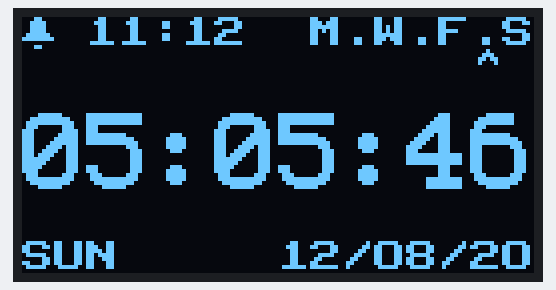
A sketch run on a simulated Arduino Uno, built with avr-gcc and run on an emulated ATmega328P. On the bench: 128×64 one-colour display.

Above: at 0.4 s.
At 4.8 s:
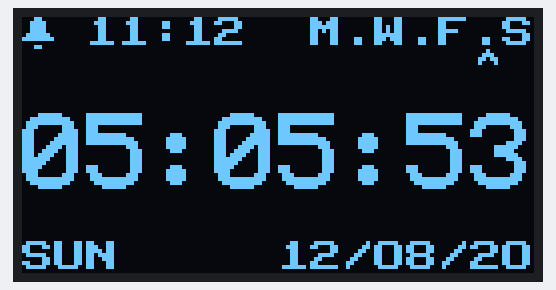
At 9.8 s:
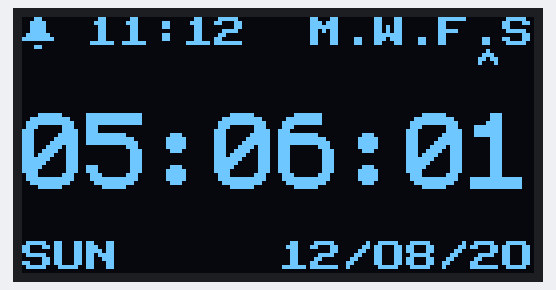
At 19.9 s:
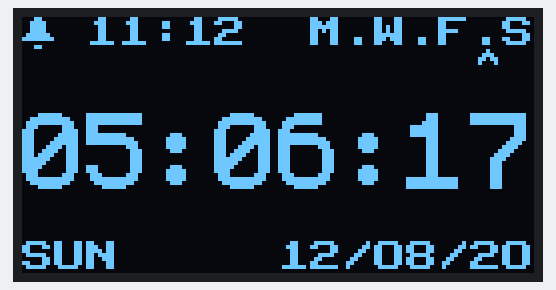
At 29.3 s:
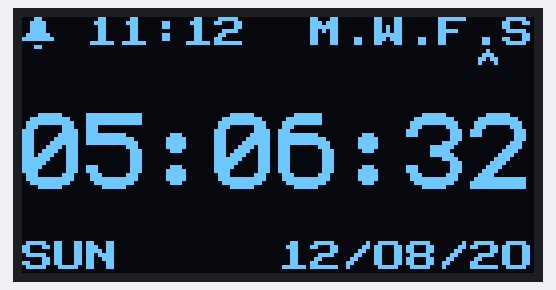
At 39.4 s:
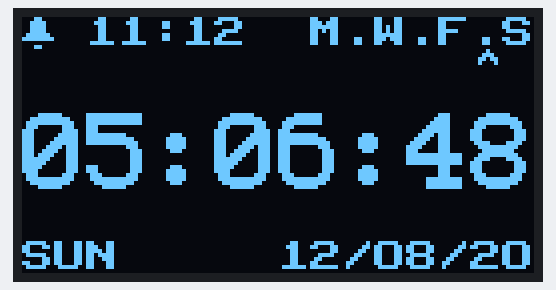

Measured:
- what the display in image 0 shows lasts 0.5 s, from 0.4 s to 0.9 s

The sketch:

Clock.ino
```cpp
#include <Arduino.h>

//Own code
#include "Time.h"
#include "Alarm.h"
#include "Display.h"

Time clk;
Alarm alm;
Display disp;

void setup(void) {}

void loop(void)
{
  //u8x8.clearDisplay();

  //u8x8.setPowerSave(0);

  clk.update_time();

  // Alarm indication
  disp.print_alarm(alm.alarms, clk.datetime);

  // Main clock
  disp.print_clock(clk.datetime);
  disp.print_date(clk.datetime);

  delay(300);
}
```

Alarm.cpp
```cpp
#include "Alarm.h"

Alarm::Alarm(void) {
#ifdef _DEBUG_POPULATE_ALARM_LIST
  this->alarms[ALM_MONDAY]    = { 1,  2,  true };
  this->alarms[ALM_TUESDAY]   = { 3,  4,  false };
  this->alarms[ALM_WEDNESDAY] = { 5,  6,  true };
  this->alarms[ALM_THURSDAY]  = { 7,  8,  false };
  this->alarms[ALM_FRIDAY]    = { 9,  10, true };
  this->alarms[ALM_SATURDAY]  = { 11, 12, false };
  this->alarms[ALM_SUNDAY]    = { 13, 14, true };
#endif
}

// Returns the index of the next enabled alarm based on the given DateTime.
// Returns -1 (underflow) if there is no next enabled alarm.
byte Alarm::next_alarm(DateTime dt) {
  byte dow = Time::get_dow(dt);
  byte index = dow;
  byte i = 0;
  for (i; i<ALM_ENTRIES; i++) {
    index = i + dow % ALM_ENTRIES;

    // Only looking for enabled alarms
    if (! this->alarms[index].enabled) continue;

    //https://arduino.stackexchange.com/questions/44585/what-is-causing-this-narrowing-conversion-warning
    byte alarmdt[] = {dt[DT_YEAR], dt[DT_MONTH], (byte)(dt[DT_DAY] + i),
                      this->alarms[index].hour, this->alarms[index].minute, 0};
    if (Time::dtcmp(alarmdt, dt) >= 0) break;
  }
  if (i == 8) return -1; // underflow on "error"
  return index;
}
```

Alarm.h
```cpp
#ifndef _ALARM_H_GUARD_20200810_
#define _ALARM_H_GUARD_20200810_

#include <Arduino.h>
#include "Time.h"

//Debug and development
#define _DEBUG_POPULATE_ALARM_LIST // Create some entries to test the alarm functionality.

#define ALM_MONDAY    0
#define ALM_TUESDAY   1
#define ALM_WEDNESDAY 2
#define ALM_THURSDAY  3
#define ALM_FRIDAY    4
#define ALM_SATURDAY  5
#define ALM_SUNDAY    6
#define ALM_ENTRIES   7

typedef struct {
  byte hour;
  byte minute;
  bool enabled;
} Alarm_entry;

typedef Alarm_entry Alarm_list[ALM_ENTRIES];

class Alarm {

  public:
    Alarm_list alarms;
    Alarm();
    byte next_alarm(DateTime dt);

  private:
};

#endif
```

Display.cpp
```cpp
#include "Display.h"

// TODO - figure out why this breaks everything, no matter where I put it.
// TODO - figure out how to make this part of the class
U8X8_SH1106_128X64_NONAME_HW_I2C u8x8(/* reset=*/ U8X8_PIN_NONE);

Display::Display(){
  u8x8.begin();
}

// Fill a buffer with a three-character string representing the DoW
const char* Display::dow_str(int dow) {
  return ((const char *[]){"MON", "TUE", "WED", "THU", "FRI", "SAT", "SUN"})[dow];
}

// Prints a section to the RTC with a leading zero if necessary
void Display::print_2digit(byte number) {
  // Catch overflow
  if (number > 99) {
    number = 99;
  }

  // Convert to string
  char text[3];
  sprintf(text, "%02d", number);

  // Put it on the display
  u8x8.print(text);
}

// Prints the top line with alarm information.
void Display::print_alarm(Alarm_entry* alarms, byte* datetime) {
  // Draw alarm symbol
  u8x8.setFont(u8x8_font_open_iconic_embedded_1x1);
  u8x8.drawGlyph(0, 0, '@'+1);

  // Get index of next alarm
  byte index = 5;//alm.next_alarm(datetime);
  // Draw alarm time
  u8x8.setFont(u8x8_font_saikyosansbold8_u);
  if (index < ALM_ENTRIES) {
    char alm_str[5];
    sprintf(alm_str, "%02d:%02d",
            alarms[index].hour, alarms[index].minute);
    u8x8.drawString(2, 0, alm_str);
  }
  else {
    u8x8.drawString(2, 0, "--:--");
  }

  for (int i=0; i<ALM_ENTRIES; i++) {
    //Draw alarm day representation
    u8x8.setCursor(9+i,0);
    if (alarms[i].enabled) {
      char dow[2] = {this->dow_str(i)[0], '\0'};
      u8x8.print(dow);
    }
    else {
      u8x8.print(".");
    }

    //Draw alarm day representation
    u8x8.setCursor(9+i,1);
    if (i == index) {
      u8x8.print("^");
    }
    else {
      u8x8.print(" ");
    }
  }
}

// Prints the main clock section of the display
void Display::print_clock(byte* datetime) {
  u8x8.setFont(u8x8_font_profont29_2x3_n);

  u8x8.setCursor(0, 3);
  this->print_2digit(datetime[DT_HOUR]);
  u8x8.print(":");
  //TODO - make this easily selectable.
  //u8x8.setInverseFont(1);
  this->print_2digit(datetime[DT_MINUTE]);
  //u8x8.setInverseFont(0);
  u8x8.print(":");
  this->print_2digit(datetime[DT_SECOND]);
}

// Prints the date section of the display
void Display::print_date(byte* datetime) {
  u8x8.setFont(u8x8_font_saikyosansbold8_u);

  //Print Day of Week
  u8x8.setCursor(0,7);
  u8x8.print(this->dow_str(Time::get_dow(datetime)));

  // Print date string
  char date_str[8];
  sprintf(date_str, "%02d/%02d/%02d", datetime[DT_DAY],
          datetime[DT_MONTH], datetime[DT_YEAR]);
  u8x8.drawString(8, 7, date_str);
}
```

Display.h
```cpp
#ifndef _DISPLAY_H_GUARD_20200811_
#define _DISPLAY_H_GUARD_20200811_

#include <Arduino.h>

#include "Alarm.h"
#include "Time.h"

#include <U8x8lib.h>
#ifdef U8X8_HAVE_HW_SPI
#include <SPI.h>
#endif

class Display {

  public:
    // constructor
    Display();
    // methods
    void print_alarm(Alarm_entry* alarms, byte* datetime);
    void print_clock(byte* datetime);
    void print_date(byte* datetime);

  private:
    // vars
    // methods
    const char* dow_str(int dow);
    void print_2digit(byte number);
};

#endif
```

Time.cpp
```cpp
#include <Arduino.h>

#include "Time.h"

Time::Time(void){
#ifndef _DEBUG_MOCK_RTC
  this->rtc.begin();
  this->update_time(true);
#else
  this->datetime[DT_YEAR]   = 20;
  this->datetime[DT_MONTH]  = 8;
  this->datetime[DT_DAY]    = 12;
  this->datetime[DT_HOUR]   = 5;
  this->datetime[DT_MINUTE] = 5;
  this->datetime[DT_SECOND] = 45;
#endif
}

// Get the relevant information from the RTC
byte Time::get_rtc(int section) {
  switch (section) {
#ifdef _DEBUG_MOCK_RTC
    case DT_YEAR:   return (this->datetime[section] + 1) % 99;
    case DT_MONTH:  return (this->datetime[section] + 1) % 13;
    case DT_DAY:    return (this->datetime[section] + 1) % 32;
    case DT_HOUR:   return (this->datetime[section] + 1) % 24;
    case DT_MINUTE: return (this->datetime[section] + 1) % 60;
    case DT_SECOND: return (this->datetime[section] + 1) % 60;
#else
    case DT_YEAR:   return rtc.getYear();
    case DT_MONTH:  return rtc.getMonth();
    case DT_DAY:    return rtc.getDay();
    case DT_HOUR:   return rtc.getHours();
    case DT_MINUTE: return rtc.getMinutes();
    case DT_SECOND: return rtc.getSeconds();
    default:     return 99;
#endif
  }
}

// Update all date and time values
void Time::update_time(bool force, int section) {

  // Stop if we are past the Second position
  if (section < 0 || section >= DT_SECTIONS) { return; }

  this->datetime[section] = this->get_rtc(section);

  if (force || this->datetime[section] == 0) {
    this->update_time(force, section - 1);
  }
}

// Compares two datetimes.
// returns 1 if the first is later than the last
// returns 0 if they're equal
// returns -1 if the last is later than the first
int Time::dtcmp(DateTime first, DateTime last) {
  int ret = 0;
  for (int i=0; i<DT_SECOND+1; i++) {
    if (first[i] > last[i]) return 1;
    if (first[i] != last[i]) ret = -1;
  }
  return ret;
}

// Calculate day of week
byte Time::get_dow(DateTime datetime) {
  byte month = datetime[DT_MONTH];
  byte year  = datetime[DT_YEAR];
  return (datetime[DT_DAY]
        + ((153 * (month + 12 * ((14 - month) / 12) - 3) + 2) / 5)
        + (365 * (year + 4800 - ((14 - month) / 12)))
        + ((year + 4800 - ((14 - month) / 12)) / 4)
        - ((year + 4800 - ((14 - month) / 12)) / 100)
        + ((year + 4800 - ((14 - month) / 12)) / 400)
        - 32045
      ) % 7;

}
```

Time.h
```cpp
#ifndef _TIME_H_GUARD_20200810_
#define _TIME_H_GUARD_20200810_

#include <Arduino.h>
#include <RTCZero.h>

//Debug and development
#define _DEBUG_MOCK_RTC /* Use this to run this with mocked values for time.
                           The clock will increment as fast as the main loop
                           hits update. */

// Clock
#define DT_YEAR     0
#define DT_MONTH    1
#define DT_DAY      2
#define DT_HOUR     3
#define DT_MINUTE   4
#define DT_SECOND   5
#define DT_SECTIONS 6

typedef byte DateTime[DT_SECTIONS];

class Time {

  public:
    DateTime datetime;
    static int dtcmp(DateTime first, DateTime last);
    static byte get_dow(DateTime datetime);
    void update_time(bool force = false, int section = DT_SECOND);
    Time();

  private:
    RTCZero rtc;
    byte get_rtc(int section);
};

#endif
```
